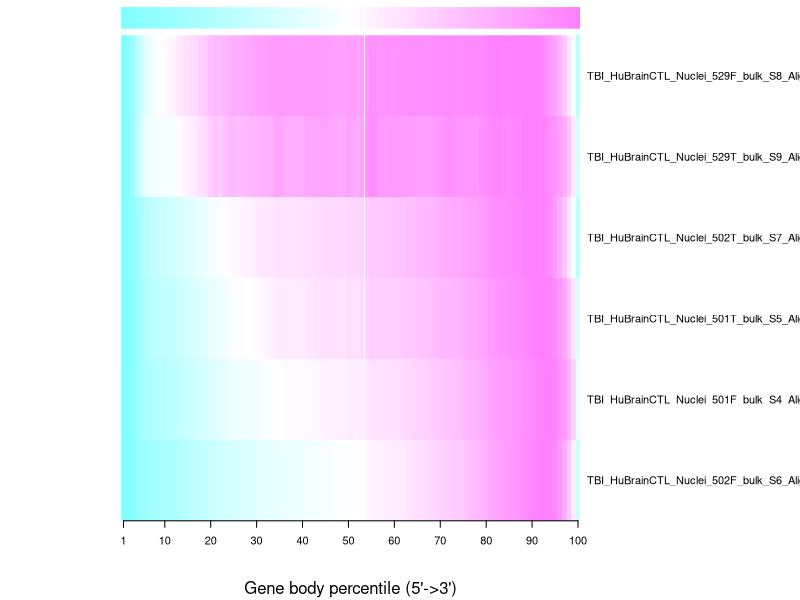
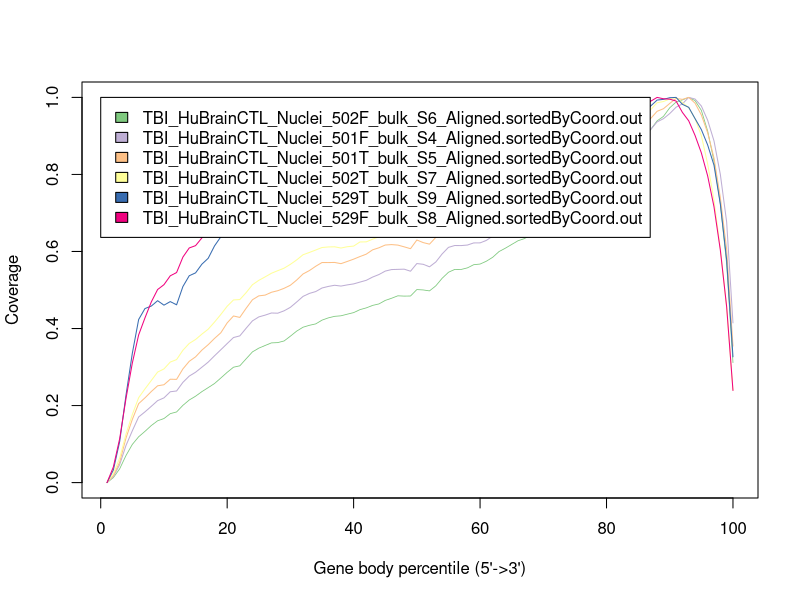

The R script that drew these images, in order:
TBI_HuBrainCTL_Nuclei_502F_bulk_S6_Aligned.sortedByCoord.out <- c(0.0,0.01297645482740269,0.03580040740672771,0.07034005615606247,0.09913196674680222,0.11894991833513792,0.13307518672808355,0.14817492796975648,0.16049439356958028,0.16627883503697857,0.1789965315373181,0.1833972582628324,0.20056890128645097,0.21445743333761538,0.2242498761263328,0.2361784514874016,0.24658200436769376,0.2572406452441688,0.2715769576627333,0.28628030316933073,0.2995742416178819,0.3031730010460443,0.3213815125433558,0.3393771448496082,0.3490356205611936,0.355948688774293,0.36269475693233744,0.36342331761208274,0.36767906626782404,0.38014901543374136,0.3933475252794039,0.40339689122974437,0.4083279807674662,0.4119891358205942,0.421741204969628,0.4276284157016755,0.4316272411957938,0.4330164614339983,0.43723917711181665,0.44128388174193905,0.4489768952671083,0.45357214952928004,0.46000990989337687,0.46381971334715827,0.4729753537281386,0.47854875116991796,0.48494246756345083,0.48413866510065884,0.4843992585931622,0.5011231212493806,0.5001523187315337,0.4976840212145125,0.5108109596080087,0.530412361674405,0.5460516415554862,0.5534895670844726,0.5533060505404562,0.5574718760896294,0.5657007579233267,0.5673432309922739,0.5747921675139014,0.5849846763685747,0.5998164834559836,0.6085665522746876,0.6182213576553927,0.6278669872088969,0.6334055165073131,0.642164761153218,0.6588188875227101,0.6697913416894533,0.6825604228221174,0.686874896771944,0.6978326696151658,0.7031931878658861,0.7224404030023307,0.7388449468719606,0.7551246994916592,0.7647776697069241,0.7866932153933677,0.8073149694444954,0.8341138903672166,0.8493200712044191,0.8639867134022132,0.8789084435961902,0.8895799306307464,0.8998880549081499,0.9170009726376833,0.9390890238755024,0.9506450606522178,0.9731056504743902,0.9878622157787524,0.9935512286432622,1.0,0.9917215686994183,0.966271494375218,0.912545190948964,0.8342808904222716,0.7234846121377843,0.5676937475913454,0.31151382797159166)
TBI_HuBrainCTL_Nuclei_501F_bulk_S4_Aligned.sortedByCoord.out <- c(0.0,0.015402446005431182,0.04685310149766369,0.09641615367478899,0.1345443983542901,0.17040260110146382,0.18363088272201997,0.19804635397426534,0.21283123577698881,0.21990361486553173,0.23582492759835202,0.2378637354456473,0.2602680623429653,0.27651366678040373,0.2864736520039817,0.29954401766402816,0.3128202380583105,0.32919837910546246,0.34493639652697683,0.36093948716791824,0.3766070063927765,0.38088765689373666,0.40075404871143394,0.41988161942817503,0.4301235974383775,0.43475109906688586,0.4403007171076564,0.4397818503802673,0.44597159204667547,0.4550630394874499,0.468922984950045,0.4834174141825452,0.4911242770409933,0.4959181544136101,0.5051957170935567,0.5092902523553448,0.5122878356771634,0.5102151886954732,0.513271990502483,0.5158353049328999,0.5205389446137968,0.5251467067472414,0.5335444519329196,0.5400951443662071,0.5490596950530006,0.5530639926230687,0.5535772194947253,0.5540819865827832,0.5487720624106436,0.5686412741562071,0.5667716619808866,0.560232249259064,0.5727104300671989,0.5936258350511394,0.6106581993632603,0.6155253948603995,0.6153139002704311,0.6167097645642224,0.622225543470598,0.6223355206573816,0.628826994605478,0.64009824628686,0.6542317247524808,0.6601479334158632,0.6697892667905555,0.6785620623824442,0.6844557116228966,0.6916549874654206,0.7070517936151193,0.7135489074189483,0.7261483451253317,0.7289823726309081,0.7412377791376097,0.7442635617380907,0.7628609860159777,0.7744790888249079,0.7858687774766722,0.796942634207417,0.8161660824716104,0.8362157696006136,0.8589782273369447,0.8739717838017703,0.88300683268522,0.8936069415344355,0.8972192691310956,0.906815483659928,0.9169954232570731,0.9364416458226998,0.944678655120002,0.9581325309698578,0.974536051367806,0.9832665480417011,1.0,0.9958265067579571,0.9776633513714719,0.9406320586319402,0.8870816284519442,0.800439344761561,0.6768052473217735,0.4145322162659079)
TBI_HuBrainCTL_Nuclei_501T_bulk_S5_Aligned.sortedByCoord.out <- c(0.0,0.017914200798253215,0.0532925155391557,0.11576159531612092,0.16405851873068067,0.20497550560376734,0.22002179759482512,0.23642206987877412,0.2512972544701808,0.2540238136863601,0.2683819563527342,0.26796534703184455,0.295152824945971,0.31484877453624316,0.3264022437387711,0.34393331275084904,0.3580571126742227,0.3743085959149968,0.3889903547502762,0.4145709109981141,0.43258182467443096,0.42881374215602763,0.4525455945424179,0.47471144224939277,0.484765861841934,0.4867224377596834,0.49410237430115644,0.4981568757276714,0.5043613788280631,0.512410866063823,0.5259134717319417,0.5416590722259212,0.5504264665949999,0.5615819251070351,0.5713350468871472,0.5712383340090835,0.5715470712736714,0.5683741449279675,0.574136000624914,0.5800801228997496,0.5868277060077296,0.5930731260949944,0.6042471832374264,0.6095812704352451,0.6167417431380353,0.6179022976747992,0.6165706357383842,0.6120474488258685,0.6072490021834792,0.6297570646897562,0.62310619445984,0.6190182154986107,0.6365344056063712,0.6628440281657658,0.6818034719923225,0.683481068454119,0.6763949902729163,0.675651045057042,0.6838381621577387,0.6842064150395964,0.6939149001067562,0.699289904291448,0.7127218351640585,0.7158129275360162,0.7219318769365823,0.7276007394815446,0.7337345677864282,0.7402701265078839,0.7560752426191335,0.7627893481923991,0.7746775927420705,0.7771474908587731,0.7842410084921346,0.7880574474495698,0.8049450038499165,0.8136231247930903,0.822472353135915,0.8293017702176412,0.8511179636731551,0.8729676346633833,0.8935711974170222,0.9038748386568813,0.9144686185309314,0.9218671537028014,0.9259179354032369,0.936872528706986,0.9455692482805567,0.9639298162083344,0.9705844061643301,0.9843659912884015,0.9975226624311385,0.9948481793800704,1.0,0.9851768915737045,0.9544296358016195,0.908107886935206,0.8426109501296325,0.7400804204778361,0.6053928588698728,0.3543820233078036)
TBI_HuBrainCTL_Nuclei_502T_bulk_S7_Aligned.sortedByCoord.out <- c(0.0,0.02319091532496141,0.06353606519615242,0.12596275791586245,0.17681914580966981,0.22038915409686755,0.24321998670871162,0.26505264885845836,0.2869223783463201,0.2951010217346985,0.3129489450370806,0.31933247019388866,0.34356656632008703,0.36131652594316516,0.37151004392479564,0.38543677238801033,0.3983150247159715,0.41673219642512,0.4365340979795653,0.45784252206168535,0.474199808838442,0.4751582642954161,0.49316504761829116,0.5137374202721272,0.5250535490652412,0.5340503215591581,0.543449539438324,0.5501825566402164,0.5566561024753038,0.5666563407653347,0.5782292932582455,0.5915099909714555,0.5974804800749819,0.6037607462184696,0.6103110743967952,0.611756700583281,0.6121644413025462,0.6089342875525231,0.6123868453312363,0.6139860362041987,0.6247143829214887,0.6249923879573513,0.6319504568549422,0.6380824536459698,0.6433354249902699,0.6436399066962146,0.6446830874974516,0.6411510997084918,0.6411855193795987,0.6600713281492013,0.6537698806696479,0.6512307680087691,0.6675324537783532,0.6932677770982099,0.7081105983462672,0.7130935076557292,0.7143511494846316,0.7139010460932349,0.7234803053289593,0.7245658488023279,0.7309387832911031,0.7352385945124453,0.7493400689982023,0.7527899791099073,0.759046416250321,0.7691049032145325,0.7716334252073785,0.777850147342669,0.7955974592987389,0.8020259947946866,0.8145785840806373,0.8195164830509597,0.8285767995530738,0.830138923087921,0.8470707536054606,0.8555485833657672,0.8636742734139813,0.8691708301230371,0.8895472754182652,0.904641625032103,0.926760235218737,0.9371841002300823,0.9441395214606649,0.9486961563818042,0.9510790566891983,0.9619159577538252,0.9683550839178058,0.9861156342089168,0.9892186999425456,0.9960284994876765,1.0,0.9867907892960118,0.9733962419014486,0.9448543915528832,0.900603932844574,0.8271391163676127,0.7327736165277965,0.6083465054766992,0.4545144046323582,0.2400110142947542)
TBI_HuBrainCTL_Nuclei_529T_bulk_S9_Aligned.sortedByCoord.out <- c(0.0,0.032738123794628725,0.10660999222805384,0.22705596760729604,0.33576726379520444,0.42340795041306456,0.45187630132123086,0.4582761631532992,0.47223688124274377,0.46064612698016716,0.4698861074063768,0.461548056533712,0.5090144980378235,0.5370222891739669,0.5444680054883373,0.5670162443269591,0.5823394517419714,0.6144634958405696,0.6381535391139982,0.6937853215762658,0.731234588038879,0.6918663225261703,0.7310522831291199,0.758330854626227,0.7697584939695454,0.7535909269724912,0.7624183226029303,0.7633490371422266,0.7744792316327803,0.7734429721457288,0.7891787643565117,0.8022855278686637,0.8086374147244797,0.8443883670277583,0.8482551501137007,0.833910632214237,0.8178486101649379,0.8107099336985828,0.8164381458631178,0.8262826109901076,0.848159200161196,0.843457652488462,0.8529279128006831,0.8482167701326988,0.8603160591435507,0.8519012483088821,0.8464608860018614,0.8354746164400648,0.833709137313977,0.8625612880321625,0.8432177776072001,0.8261770660423523,0.8575527005114133,0.9140576275414743,0.9530133082584125,0.9331036931136719,0.8971992208863857,0.88261482810566,0.8946085721687568,0.8945893821782558,0.8944454572494986,0.8863952562343481,0.8804559541743027,0.8806862340603141,0.8663417161608505,0.8623789831224034,0.8662937411845981,0.8733940376699514,0.8960286314658275,0.9028602680841673,0.9145757572850002,0.9312710490208307,0.9203807294115389,0.9135778777789505,0.9140576275414743,0.9064487963078458,0.903618272708955,0.9051822569347828,0.9224148684046402,0.9422573185826273,0.9617255639458459,0.9701595647710154,0.9782001707909155,0.9654196371172796,0.9520250237476132,0.9679431208681551,0.9779027259381506,0.9931491733911592,0.9948858675314955,0.9992036153942104,1.0,0.9821341188436111,0.9742182477619673,0.9449727022385124,0.9164371863635927,0.8763972711833508,0.8239510271442415,0.7234818318764932,0.5783287437272718,0.32647930839274236)
TBI_HuBrainCTL_Nuclei_529F_bulk_S8_Aligned.sortedByCoord.out <- c(0.0,0.040562594354946586,0.1139788644919643,0.21855185461216534,0.31042443004834797,0.3834126392631237,0.42762139540216704,0.468913986508437,0.5012631619178658,0.5137801219209234,0.5368419041067095,0.5453496149362687,0.5854650385063731,0.6091459802404021,0.6151502990693497,0.6352424086070821,0.654787976074452,0.6869116551051998,0.7119723289189551,0.7425481090790957,0.7689617611649372,0.7553440730761146,0.7749011064610446,0.7998853408243994,0.8107320988362093,0.8162854249077949,0.8265665309866422,0.836729155917369,0.8482715129278221,0.8557931548472166,0.8655468287183015,0.8741500888608611,0.875438093600107,0.8869345869403199,0.8943912553268742,0.8918916852987827,0.885860612662195,0.8819927764719372,0.8858338588545548,0.8841445470007071,0.8967188365915649,0.8895297062814118,0.8923503220011848,0.8846490473733494,0.8835712511227044,0.876515889850752,0.8698694796384414,0.8596992107626746,0.8578914177607063,0.8764623822354717,0.8692388541726385,0.86085344646372,0.8818551854612166,0.9100460547688662,0.9288539815398728,0.9261098052705001,0.917827590819622,0.9147509029410078,0.9284335645626708,0.9248218005312542,0.9260218999025397,0.9274513176250263,0.9356226948728239,0.9341627013701771,0.9351067285826214,0.9322746469452885,0.9303636606852796,0.927409275927306,0.9444896711192646,0.9437596743679413,0.9477307038162396,0.9467178810984349,0.9460108161822316,0.9430526094517381,0.9505551415085326,0.9487741023142043,0.9516635135393376,0.9474631657398384,0.9587494505914502,0.9708880353150261,0.9861797473676164,0.9887290030384681,0.9925700854210858,0.9870970207724207,0.9832253626096429,0.9885608362475874,0.9901889965411149,1.0,0.9964532095014237,0.995432742838579,0.9905711937931166,0.9611687591966214,0.9392421028492806,0.9014236847637066,0.8559804315006975,0.7960480804143019,0.7159815780924536,0.6039595635307382,0.4565613713237402,0.2392134380553804)
data_matrix <- matrix(c(TBI_HuBrainCTL_Nuclei_502F_bulk_S6_Aligned.sortedByCoord.out,TBI_HuBrainCTL_Nuclei_501F_bulk_S4_Aligned.sortedByCoord.out,TBI_HuBrainCTL_Nuclei_501T_bulk_S5_Aligned.sortedByCoord.out,TBI_HuBrainCTL_Nuclei_502T_bulk_S7_Aligned.sortedByCoord.out,TBI_HuBrainCTL_Nuclei_529T_bulk_S9_Aligned.sortedByCoord.out,TBI_HuBrainCTL_Nuclei_529F_bulk_S8_Aligned.sortedByCoord.out), byrow=T, ncol=100)
rowLabel <- c("TBI_HuBrainCTL_Nuclei_502F_bulk_S6_Aligned.sortedByCoord.out","TBI_HuBrainCTL_Nuclei_501F_bulk_S4_Aligned.sortedByCoord.out","TBI_HuBrainCTL_Nuclei_501T_bulk_S5_Aligned.sortedByCoord.out","TBI_HuBrainCTL_Nuclei_502T_bulk_S7_Aligned.sortedByCoord.out","TBI_HuBrainCTL_Nuclei_529T_bulk_S9_Aligned.sortedByCoord.out","TBI_HuBrainCTL_Nuclei_529F_bulk_S8_Aligned.sortedByCoord.out")


pdf("tbi.geneBodyCoverage.heatMap.pdf")
rc <- cm.colors(ncol(data_matrix))
heatmap(data_matrix, scale=c("none"),keep.dendro=F, labRow = rowLabel ,Colv = NA,Rowv = NA,labCol=NA,col=cm.colors(256),margins = c(6, 8),ColSideColors = rc,cexRow=1,cexCol=1,xlab="Gene body percentile (5'->3')", add.expr=x_axis_expr <- axis(side=1,at=c(1,10,20,30,40,50,60,70,80,90,100),labels=c("1","10","20","30","40","50","60","70","80","90","100")))
dev.off()


pdf("tbi.geneBodyCoverage.curves.pdf")
x=1:100
icolor = colorRampPalette(c("#7fc97f","#beaed4","#fdc086","#ffff99","#386cb0","#f0027f"))(6)
plot(x,TBI_HuBrainCTL_Nuclei_502F_bulk_S6_Aligned.sortedByCoord.out,type='l',xlab="Gene body percentile (5'->3')", ylab="Coverage",lwd=0.8,col=icolor[1])
lines(x,TBI_HuBrainCTL_Nuclei_501F_bulk_S4_Aligned.sortedByCoord.out,type='l',col=icolor[2])
lines(x,TBI_HuBrainCTL_Nuclei_501T_bulk_S5_Aligned.sortedByCoord.out,type='l',col=icolor[3])
lines(x,TBI_HuBrainCTL_Nuclei_502T_bulk_S7_Aligned.sortedByCoord.out,type='l',col=icolor[4])
lines(x,TBI_HuBrainCTL_Nuclei_529T_bulk_S9_Aligned.sortedByCoord.out,type='l',col=icolor[5])
lines(x,TBI_HuBrainCTL_Nuclei_529F_bulk_S8_Aligned.sortedByCoord.out,type='l',col=icolor[6])
legend(0,1,fill=icolor[1:6], legend=c('TBI_HuBrainCTL_Nuclei_502F_bulk_S6_Aligned.sortedByCoord.out','TBI_HuBrainCTL_Nuclei_501F_bulk_S4_Aligned.sortedByCoord.out','TBI_HuBrainCTL_Nuclei_501T_bulk_S5_Aligned.sortedByCoord.out','TBI_HuBrainCTL_Nuclei_502T_bulk_S7_Aligned.sortedByCoord.out','TBI_HuBrainCTL_Nuclei_529T_bulk_S9_Aligned.sortedByCoord.out','TBI_HuBrainCTL_Nuclei_529F_bulk_S8_Aligned.sortedByCoord.out'))
dev.off()
